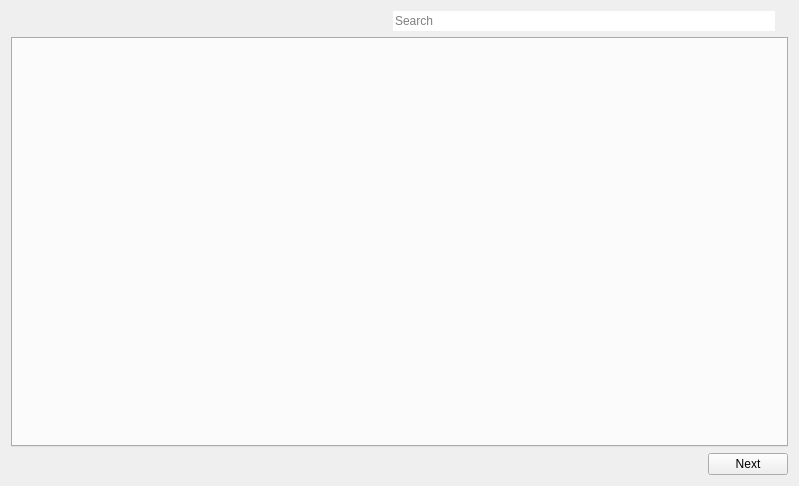
<?xml version="1.0" encoding="UTF-8"?>
<ui version="4.0">
 <class>Widget</class>
 <widget class="QWidget" name="Widget">
  <property name="geometry">
   <rect>
    <x>0</x>
    <y>0</y>
    <width>799</width>
    <height>486</height>
   </rect>
  </property>
  <property name="maximumSize">
   <size>
    <width>16777215</width>
    <height>16777215</height>
   </size>
  </property>
  <property name="windowTitle">
   <string>Widget</string>
  </property>
  <layout class="QVBoxLayout" name="verticalLayout">
   <item>
    <layout class="QHBoxLayout" name="horizontalLayout">
     <item>
      <spacer name="horizontalSpacer_2">
       <property name="orientation">
        <enum>Qt::Horizontal</enum>
       </property>
       <property name="sizeHint" stdset="0">
        <size>
         <width>40</width>
         <height>20</height>
        </size>
       </property>
      </spacer>
     </item>
     <item>
      <widget class="QLineEdit" name="lineEdit">
       <property name="frame">
        <bool>false</bool>
       </property>
       <property name="placeholderText">
        <string>Search</string>
       </property>
      </widget>
     </item>
     <item>
      <widget class="QLabel" name="label">
       <property name="text">
        <string/>
       </property>
       <property name="pixmap">
        <pixmap resource="../icon/icons.qrc">:/icons/search.png</pixmap>
       </property>
      </widget>
     </item>
    </layout>
   </item>
   <item>
    <widget class="QTabWidget" name="tabWidget"/>
   </item>
   <item>
    <layout class="QHBoxLayout" name="horizontalLayout_2">
     <item>
      <spacer name="horizontalSpacer">
       <property name="orientation">
        <enum>Qt::Horizontal</enum>
       </property>
       <property name="sizeHint" stdset="0">
        <size>
         <width>40</width>
         <height>20</height>
        </size>
       </property>
      </spacer>
     </item>
     <item>
      <widget class="QPushButton" name="pushButton">
       <property name="text">
        <string>Next</string>
       </property>
      </widget>
     </item>
    </layout>
   </item>
  </layout>
 </widget>
 <layoutdefault spacing="6" margin="11"/>
 <resources>
  <include location="../icon/icons.qrc"/>
 </resources>
 <connections/>
</ui>
